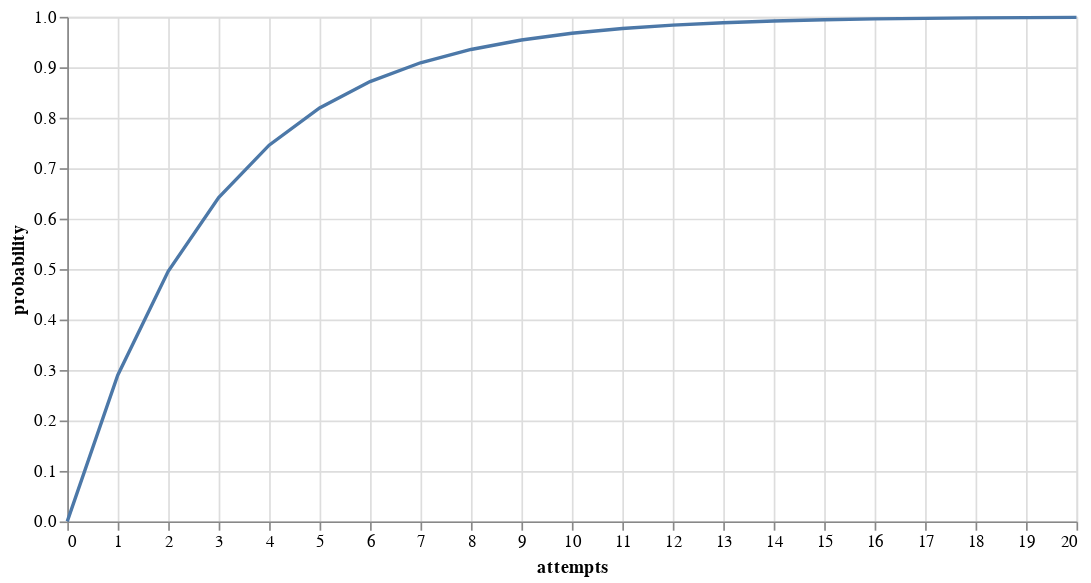

Source (notebook cell):
### Code cell
VegaLite({
  "$schema": "https://vega.github.io/schema/vega-lite/v4.json",
  "width": 600,
  "height": 300,
  "padding": 5,
  "data": {
    "values": probas
  },
  "mark": "line",
  "encoding": {
    "x": {"field": "attempts", "type": "quantitative"},
    "y": {"field": "probability", "type": "quantitative"}
  }
})

### Figure 1 — Vega-Lite specification as saved in the notebook (floating-point values rounded to 4 significant figures)
{"$schema": "https://vega.github.io/schema/vega-lite/v4.json", "data": {"values": [{"attempts": 0, "probability": 0}, {"attempts": 1, "probability": 0.2898}, {"attempts": 2, "probability": 0.4956}, {"attempts": 3, "probability": 0.6418}, {"attempts": 4, "probability": 0.7456}, {"attempts": 5, "probability": 0.8193}, {"attempts": 6, "probability": 0.8717}, {"attempts": 7, "probability": 0.9089}, {"attempts": 8, "probability": 0.9353}, {"attempts": 9, "probability": 0.954}, {"attempts": 10, "probability": 0.9674}, {"attempts": 11, "probability": 0.9768}, {"attempts": 12, "probability": 0.9835}, {"attempts": 13, "probability": 0.9883}, {"attempts": 14, "probability": 0.9917}, {"attempts": 15, "probability": 0.9941}, {"attempts": 16, "probability": 0.9958}, {"attempts": 17, "probability": 0.997}, {"attempts": 18, "probability": 0.9979}, {"attempts": 19, "probability": 0.9985}, {"attempts": 20, "probability": 0.9989}]}, "encoding": {"x": {"field": "attempts", "type": "quantitative"}, "y": {"field": "probability", "type": "quantitative"}}, "height": 300, "mark": "line", "padding": 5, "width": 600}
